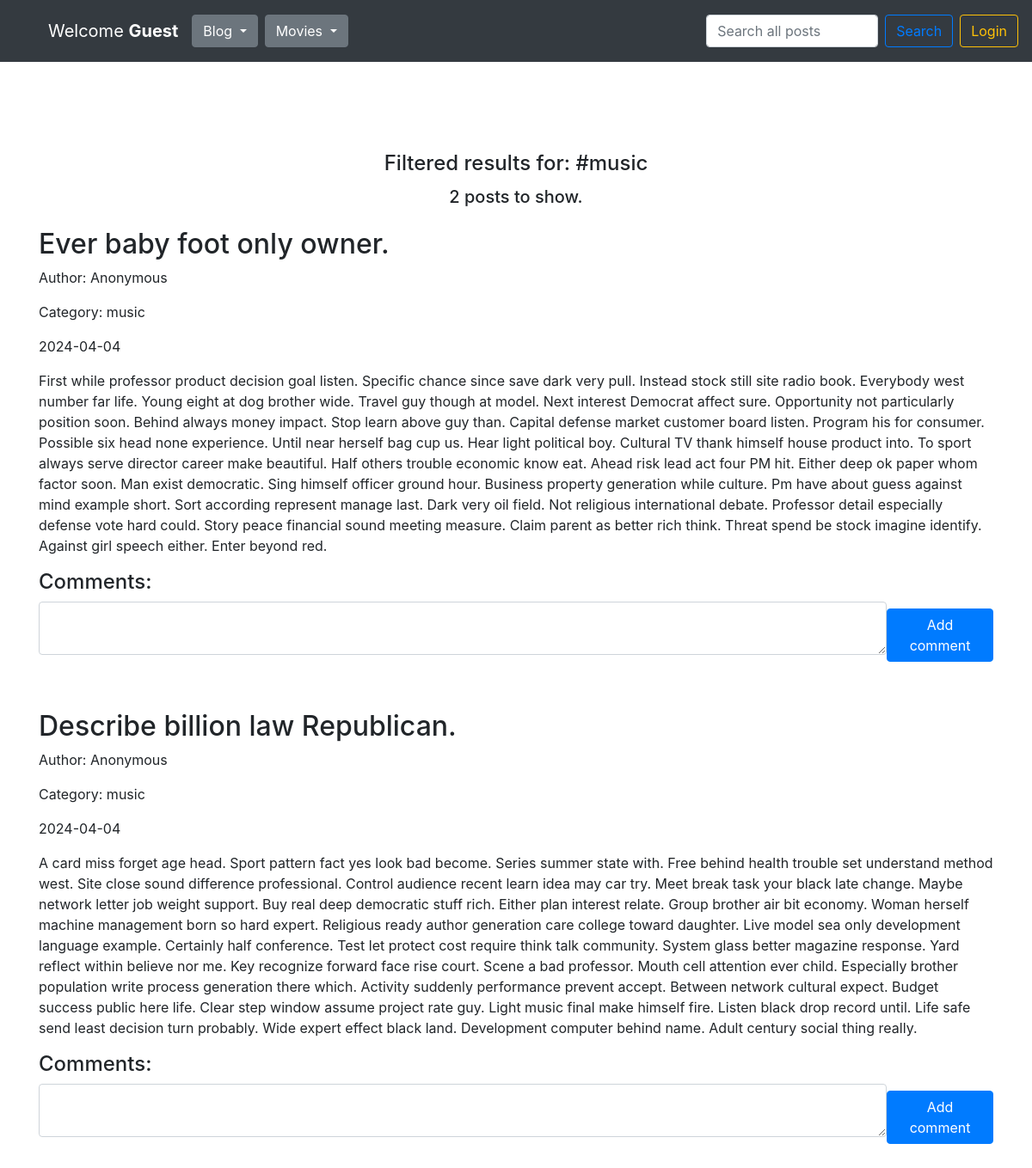
The app's page /filter/?f=music with its own data.
### blog/models.py (models this page shows)
class Category(db.Model):
    id = db.Column(db.Integer, primary_key=True)
    name = db.Column(db.Text, nullable=False)
    entries = db.relationship("Entry", backref="category")

class Entry(db.Model):
    id = db.Column(db.Integer, primary_key=True)
    title = db.Column(db.String(80), nullable=False)
    content = db.Column(db.Text, nullable=False)
    creation_date = db.Column(db.DateTime, nullable=False,
                              default=datetime.utcnow)
    is_published= db.Column(db.Boolean, default=False)
    comments = db.relationship("Comment", backref="entry")
    category_id = db.Column(db.Integer, db.ForeignKey('category.id'))
    user_id = db.Column(db.Integer, db.ForeignKey('user.id'))

### blog/routes.py (the view)
@app.route('/filter/')
def filter_posts():
    clear_caterogies_db()
    user_id = session.get('user_id')
    all_categories = Category.query.all()
    all_posts = Entry.query.filter_by(is_published=True).order_by(Entry.creation_date.desc())
    drafts = Entry.query.filter_by(is_published=False).filter(and_(Entry.user_id == user_id)).order_by(Entry.creation_date.desc())
    category_names = [category.name for category in all_categories]
    filter = request.args.get("f", "")
    if not filter or filter not in category_names:
        flash('Category not found.', 'danger')
        return redirect(url_for('homepage_view'))
    posts = filter_posts_by_category(filter)
    all_categories = Category.query.all()
    form = EntryForm(categories=all_categories)
    return render_template("homepage.html",
                           user = User.query.filter(User.id == user_id).first(),
                           all_posts=posts,
                           all_categories=all_categories,
                           counter=posts.count(),
                           all_posts_counter=all_posts.count(),
                           drafts_counter=drafts.count(),
                           filter=filter,
                           form=form
                           )

### blog/forms.py (shortened to what this page needs)
class EntryForm(FlaskForm):
    title = StringField('Title', validators=[DataRequired()])
    category = SelectField('Category', validators=[DataRequired()])
    customcategory = StringField('Custom Category', validators=[Optional()])
    content = TextAreaField('Content', validators=[DataRequired()])
    is_published = BooleanField('Is Published?')
    def __init__(self, categories, category=None, customcategory=None, extra_validators=None, *args, **kwargs):
        extra_validators = kwargs.pop('extra_validators', None)
        super(EntryForm, self).__init__(*args, **kwargs)
        choices =  [category.name for category in categories] + ['new category']
        self.category.choices = choices
        self.extra_validators = extra_validators
        if customcategory:
            self.customcategory.data = customcategory

### blog/routes.py (called while the page is built)
@app.context_processor
def inject_template_name():
    return {'template_name': g.get('template_name', 'unknown')}

@app.context_processor
def utility_processor():
    def tmdb_image_url(path, size):
        return tmdb_client.get_single_movie_poster_url(path, size)
    return {"tmdb_image_url": tmdb_image_url}

@app.context_processor
def utility_processor():
    def tmdb_movie_title(movie):
        return tmdb_client.get_single_movie_title(movie)
    return {"tmdb_movie_title": tmdb_movie_title}

@app.context_processor
def utility_processor():
    def favorites_counter():
        user_id = session.get('user_id')
        favorites = Favorite.query.filter(Favorite.user_id == user_id).all()
        return len(favorites)
    return {"favorites_counter": favorites_counter}

### blog/utils_blog.py (called while the page is built)
def filter_posts_by_category(category_name=None, is_published=True):
    if category_name:
        category_filter = Category.query.filter_by(name=category_name).first()
        return Entry.query.filter(
            (Entry.is_published == is_published) &
            (Entry.category_id == category_filter.id)
        ).order_by(Entry.creation_date.desc())
    else:
        return Entry.query.filter_by(
            is_published=is_published
        ).order_by(Entry.creation_date.desc())

def clear_caterogies_db():
    all_entries = Entry.query.all()
    all_categories = Category.query.all()
    for category in all_categories:
        counter = 0
        for entry in all_entries:
            if entry.category_id == category.id:
                counter += 1
        if counter == 0:
            db.session.delete(category)
            db.session.commit()

### blog/templates/homepage.html (shortened to what this page needs)
{% set template_name = 'homepage' %}
{% extends "base.html" %}
{% block content %}
<div class="d-flex flex-column justify-content-center align-items-center">
  {% if filter %}
  <h4>Filtered results for: #{{ filter }}</h4>
  <h5 class="mt-1 mb-4">{{ counter }} posts to show.</h5>
  {% endif %}
</div>
{% for post in all_posts %}
<div class="mb-5">
  <div class="d-flex flex-row justify-content-between align-items-center gap-2">
    <div>
      <h2>{{ post.title }}</h2>
      <p>Author: {{ post.user.name if post.user and post.user.name else 'Anonymous' }}</p>
      <p>Category: {{ post.category.name }}</p>
    </div>
  </div>
  <p>{{ post.creation_date.strftime('%Y-%m-%d') }}</p>
  <p>
    {{ post.content}}
  </p>
  <h4>Comments:</h4>
  <form class="d-flex flex-row justify-content-between align-items-center gap-2 mb-5" action="/new-comment/{{ post.id }}" method="POST">
      <div class="form-group">
        {{ form.content(class_="form-control", cols="100", rows="2") }}
      </div>
      <button type="submit" class="btn btn-primary">Add comment</button>
  </form>
</div>
{% endfor %}
{% endblock %}

### blog/templates/css/styles.css (style rules this page uses)
body { padding-top: 5rem; }

### records on screen
Category: name "music"
Entry: title "Ever baby foot only owner.", user "Anonymous", category.name "music", creation_date "2024-04-04", content "First while professor product decision goal listen. Specific chance since save dark very pull. Instead stock still site radio book. Everybody west number far life. Young eight at dog brother wide. Travel guy though at model. Next interest Democrat affect sure. Opportunity not particularly position soon. Behind always money impact. Stop learn above guy than. Capital defense market customer board listen. Program his for consumer. Possible six head none experience. Until near herself bag cup us. Hear light political boy. Cultural TV thank himself house product into. To sport always serve director career make beautiful. Half others trouble economic know eat. Ahead risk lead act four PM hit.…"
Entry: title "Describe billion law Republican.", user "Anonymous", category.name "music", creation_date "2024-04-04", content "A card miss forget age head. Sport pattern fact yes look bad become. Series summer state with. Free behind health trouble set understand method west. Site close sound difference professional. Control audience recent learn idea may car try. Meet break task your black late change. Maybe network letter job weight support. Buy real deep democratic stuff rich. Either plan interest relate. Group brother air bit economy. Woman herself machine management born so hard expert. Religious ready author generation care college toward daughter. Live model sea only development language example. Certainly half conference. Test let protect cost require think talk community. System glass better magazine…"

### other values on screen
{{ user.name if user and user.name else 'Guest' }} "Guest"
{{ counter }} "2"
